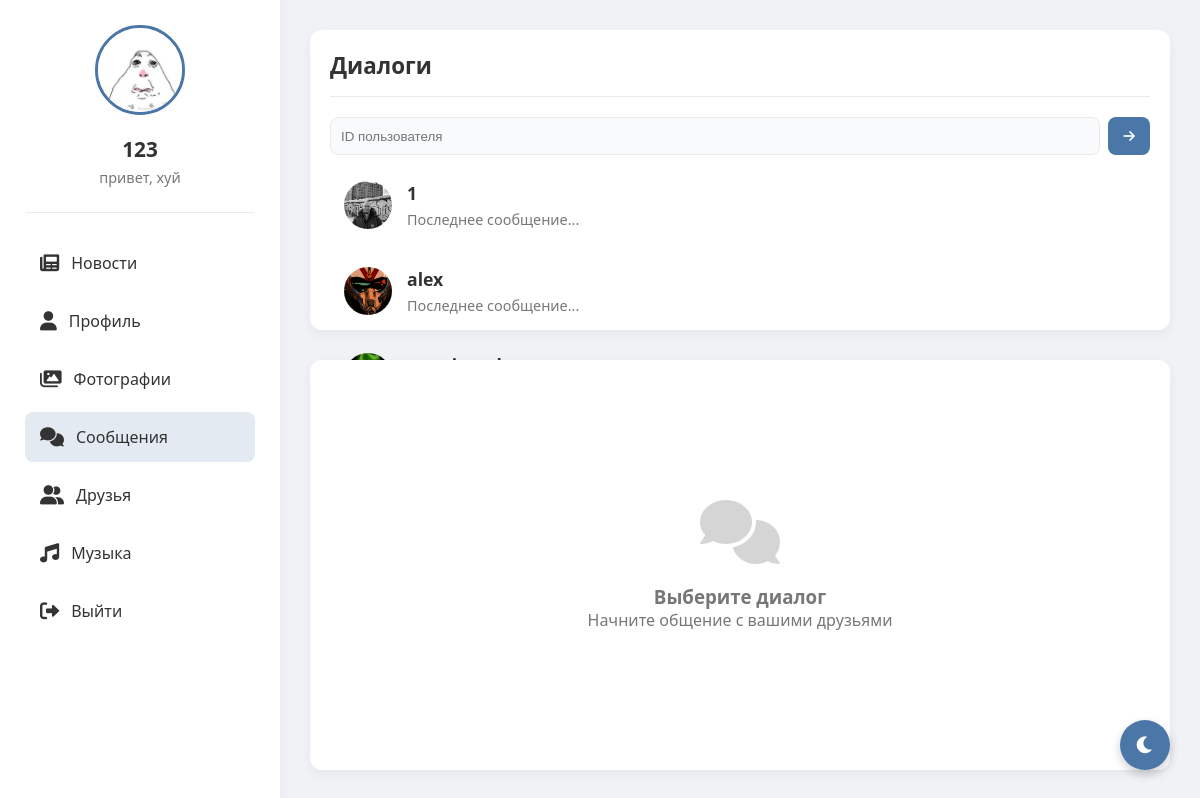
Screenshot of /messages (signed in) with the database file from the repository.
### tables this page shows
CREATE TABLE users (
                id INTEGER PRIMARY KEY AUTOINCREMENT,
                username TEXT UNIQUE NOT NULL,
                password TEXT NOT NULL,
                email TEXT,
                bio TEXT,
                avatar TEXT, role TEXT DEFAULT 'user' CHECK(role IN ('admin', 'moderator', 'user')), is_online BOOLEAN DEFAULT FALSE, last_seen DATETIME, banner TEXT, is_blocked BOOLEAN DEFAULT 0, block_reason TEXT);

### routes/messages.py (the view, shortened to what this page needs)
@bp.route('/messages')
@bp.route('/messages/<int:friend_id>')
def messages(friend_id=None):
    if 'user_id' not in session:
        return redirect(url_for('auth.index'))
    user_id = session['user_id']
    conn = get_db()
    c = conn.cursor()
    c.execute("SELECT * FROM users WHERE id = ?", (user_id,))
    user = c.fetchone()
    c.execute('''SELECT users.id, users.username, users.avatar, users.is_online, users.last_seen
                FROM friends
                JOIN users ON friends.friend_id = users.id
                WHERE friends.user_id = ? AND friends.status = 'accepted'
                UNION
                SELECT users.id, users.username, users.avatar, users.is_online, users.last_seen
                FROM friends
                JOIN users ON friends.user_id = users.id
                WHERE friends.friend_id = ? AND friends.status = 'accepted'
                ORDER BY username''', (user_id, user_id))
    friends = c.fetchall()
    messages = []
    active_friend = None
    conn.close()
    return render_template('messages.html',
                         user=user,
                         friends=friends,
                         messages=messages,
                         friend_id=friend_id,
                         active_friend=active_friend,
                         active_page='messages')

### app.py (called while the page is built)
def _gen_csrf_token():
    import secrets
    token = session.get('_csrf_token')
    if not token:
        token = secrets.token_urlsafe(32)
        session['_csrf_token'] = token
    return token

@app.context_processor
def inject_csrf():
    return {'csrf_token': _gen_csrf_token()}

@app.before_request
def csrf_protect():
    if request.method in ('POST','PUT','PATCH','DELETE'):
        if request.path.startswith('/socket.io') or request.path.startswith('/static'):
            return None
        if request.endpoint in {'auth.index'}:
            if not session.get('_csrf_token'):
                return None
        token = None
        token = request.headers.get('X-CSRFToken') or request.headers.get('X-CSRF-Token')
        if not token:
            token = request.form.get('csrf_token') or request.args.get('csrf_token')
        if not token and request.is_json:
            try:
                token = (request.get_json(silent=True) or {}).get('csrf_token')
            except Exception:
                token = None
        if not token or token != session.get('_csrf_token'):
            return ('CSRF token missing or invalid', 400)

@app.before_request
def enforce_account_block():
    try:
        if request.path.startswith('/static') or request.path.startswith('/socket.io'):
            return None
        if request.endpoint in {'auth.blocked', 'auth.index', 'static.static_files'}:
            return None
        if 'user_id' not in session:
            return None
        from models import get_db
        conn = get_db()
        c = conn.cursor()
        c.execute('SELECT is_blocked, block_reason FROM users WHERE id = ?', (session['user_id'],))
        row = c.fetchone()
        conn.close()
        if row and row['is_blocked']:
            reason = row['block_reason'] or 'Профиль заблокирован администратором'
            return render_template('blocked.html', reason=reason)
    except Exception:
        return None

### models.py (called while the page is built)
def get_db():
    conn = sqlite3.connect('social_network.db')
    conn.row_factory = sqlite3.Row
    return conn

### templates/messages.html (shortened to what this page needs)
<!DOCTYPE html>
<html lang="ru">
<head>
    <link href="https://cdnjs.cloudflare.com/ajax/libs/font-awesome/6.0.0/css/all.min.css" rel="stylesheet">
</head>
<body>
    <div class="app-container">
        <div class="sidebar">
            <div class="profile-card">
                <img src="{% if user[5] %}{{ url_for('static', filename='uploads/' + user[5]) }}{% else %}{{ url_for('static', filename='uploads/default_avatar.png') }}{% endif %}"
                     alt="Avatar"
                     onerror="this.onerror=null; this.src='{{ url_for('static', filename='uploads/default_avatar.png') }}'">
                <h3>{{ user[1] }}</h3>
                <p>{{ user[4] or 'Статус не указан' }}</p>
            </div>
            <div class="nav">
                <a href="{{ url_for('feed.feed') }}">
                    <i class="fas fa-newspaper"></i> Новости
                </a>
                <a href="{{ url_for('profile.profile') }}">
                    <i class="fas fa-user"></i> Профиль
                </a>
                <a href="{{ url_for('gallery.gallery') }}">
                    <i class="fas fa-images"></i> Фотографии
                </a>
                <a href="{{ url_for('messages.messages') }}" {% if active_page == 'messages' %}class="active"{% endif %}>
                    <i class="fas fa-comments"></i> Сообщения
                </a>
                <a href="{{ url_for('friends.friends') }}" {% if active_page == 'friends' %}class="active"{% endif %}>
                    <i class="fas fa-user-friends"></i> Друзья
                </a>
                <a href="{{ url_for('music.music_index') }}" {% if active_page == 'music' %}class="active"{% endif %}>
                    <i class="fas fa-music"></i> Музыка
                </a>
                <a href="{{ url_for('static.logout') }}">
                    <i class="fas fa-sign-out-alt"></i> Выйти
                </a>
            </div>
        </div>
        <div class="content">
            <div class="friends-list">
                <h2>Диалоги</h2>
                <div style="display:flex; gap:8px; margin-bottom:12px;">
                    <input id="start-chat-id" type="number" placeholder="ID пользователя" style="flex:1; padding:8px 10px; border:1px solid var(--border-color); border-radius:8px; background: var(--info-bg); color: var(--text-primary);">
                    <button id="start-chat-btn" title="Написать" style="width:42px;height:38px;border-radius:8px;border:none;background:var(--active-color);color:#fff;cursor:pointer"><i class="fas fa-arrow-right"></i></button>
                </div>
                {% for friend in friends %}
                <div class="friend-item {% if friend_id == friend[0] %}active{% endif %}" onclick="location.href='{{ url_for('messages.messages', friend_id=friend[0]) }}'">
                    <img src="{% if friend[2] %}{{ url_for('static', filename='uploads/' + friend[2]) }}{% else %}{{ url_for('static', filename='uploads/default_avatar.png') }}{% endif %}"
                         alt="Avatar"
                         onerror="this.onerror=null; this.src='{{ url_for('static', filename='uploads/default_avatar.png') }}'">
                    <div class="friend-info">
                        <h3>{{ friend[1] }}</h3>
                        <p>Последнее сообщение...</p>
                    </div>
                </div>
                {% endfor %}
            </div>
            <div class="chat-container">
                {% if friend_id %}
                <div class="chat-header">
                    <div class="chat-avatar">
                        <img src="{% if active_friend[5] %}{{ url_for('static', filename='uploads/' + active_friend[5]) }}{% else %}{{ url_for('static', filename='uploads/default_avatar.png') }}{% endif %}"
                             alt="Аватар {{ active_friend[1] }}"
                             onerror="this.onerror=null; this.src='{{ url_for('static', filename='uploads/default_avatar.png') }}'">
                        <div class="chat-status {% if active_friend[6] %}chat-status-online{% endif %}"></div>
                    </div>
                    <div class="chat-info">
                        <h3>{{ active_friend[1] }}</h3>
                        <p id="peer-status-text">
                            {% if active_friend[6] %}
                                онлайн
                            {% else %}
                                был(а) {{ active_friend[7].strftime('%H:%M') if active_friend[7] else 'недавно' }}
                            {% endif %}
                        </p>
                    </div>
                    <div class="chat-actions">
                        <button id="audio-call-btn" title="Аудиозвонок"><i class="fas fa-phone-alt"></i></button>
                        <button id="video-call-btn" title="Видеозвонок"><i class="fas fa-video"></i></button>
                        <button id="encrypt-btn" title="Шифрование" style="display:inline-flex;"><i class="fas fa-lock-open"></i></button>
                        <button id="mute-btn" title="Отключить микрофон" style="display:none;"><i class="fas fa-microphone"></i></button>
                        <button title="Дополнительно"><i class="fas fa-ellipsis-v"></i></button>
                    </div>
                </div>
                <div class="chat-messages" id="chat-messages">
                    {% for msg in messages %}
                    <div class="message {% if msg[1] == session['user_id'] %}sent{% else %}received{% endif %}">
                        <div class="message-text">{{ msg[3] }}</div>
                        <div class="message-time">{{ msg[4] }}</div>
                    </div>
                    {% endfor %}
                </div>
                <div class="typing-indicator" id="typing-indicator">
                    {{ active_friend[1] }} печатает...
                </div>
                <div class="chat-input">
                    <button id="select-mode-btn" title="Выбрать сообщения"><i class="fas fa-check-square"></i></button>
                    <button id="attach-button" title="Прикрепить файл"><i class="fas fa-paperclip"></i></button>
                    <input type="file" id="file-input" style="display: none;">
                    <textarea id="message-input" placeholder="Напишите сообщение..."></textarea>
                    <button id="copy-selected-btn" title="Копировать выбранные" style="display:none;"><i class="fas fa-copy"></i></button>
                    <button id="share-selected-btn" title="Поделиться выбранными" style="display:none;"><i class="fas fa-share-alt"></i></button>
                    <button id="send-button" title="Отправить"><i class="fas fa-paper-plane"></i></button>
                </div>
                {% else %}
                <div class="empty-chat">
                    <i class="fas fa-comments"></i>
                    <h3>Выберите диалог</h3>
                    <p>Начните общение с вашими друзьями</p>
                </div>
                {% endif %}
            </div>
        </div>
    </div>
    <button class="theme-toggle" id="themeToggle">
        <i class="fas fa-moon"></i>
    </button>
</body>
</html>

### static/css/hud.css (style rules this page uses)
.sidebar { width:280px; position:fixed; left:0; top:0; height:100vh; padding:25px; background: var(--sidebar-bg, var(--bg-secondary, #ffffff)); color: var(--text-color, var(--text-primary, #333)); box-shadow: 0 0 15px var(--shadow-color, rgba(0,0,0,0.05)); z-index:100; }
.content { margin-left:280px; }
.profile-card { text-align:center; padding-bottom:25px; border-bottom:1px solid var(--border-color, #eaeaea); margin-bottom:25px; }
.profile-card img { width:90px; height:90px; border-radius:50%; object-fit:cover; border:3px solid var(--primary-color, #4a76a8); }
.profile-card h3 { margin:15px 0 5px; font-size:1.3rem; }
.profile-card p { color: var(--secondary-text, var(--text-secondary, #777)); font-size:0.9rem; }
.nav { margin-top:15px; }
.nav a { display:flex; align-items:center; padding:14px 15px; text-decoration:none; border-radius:8px; margin-bottom:8px; color: var(--text-color, var(--text-primary, #333)); transition: all .2s; }
.nav a.active { background: var(--nav-active-bg, rgba(74,118,168,.15)); color: var(--text-color, var(--text-primary,#333)); }
.sidebar .nav a.active { background: var(--nav-active-bg, rgba(74,118,168,.15)); color: var(--text-color, var(--text-primary,#333)); }
.nav a i { margin-right:12px; font-size:1.2rem; }

### rows the page displays
users: avatar (picture), username "123", bio "привет, хуй"
users: avatar (picture), username "1"
users: avatar (picture), username "alex"
